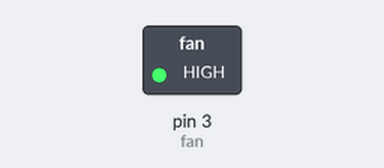
A sketch run on a simulated Arduino Uno, built with avr-gcc and run on an emulated ATmega328P. On the bench: switched loads named in the sketch (green lamp = pin HIGH). Dashed ring = blinking. What the sketch prints to the serial monitor is not drawn.

Above: at 0.1 s.
Timing chart, 0 to 3.0 s (numbered marks = the images above):
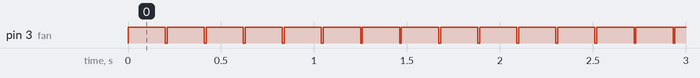

Measured:
- by itself, pin 3 (fan): alternates HIGH for 0.20 s and LOW for 0.01 s

The sketch:

FAN_TEST.ino
```cpp
#include <Wire.h>

#define fan 3
void setup() {
  // put your setup code here, to run once:
  pinMode(fan, OUTPUT);
  digitalWrite(fan, HIGH);
  Serial.begin(9600);
}

void loop() {
  // put your main code here, to run repeatedly:
  digitalWrite(fan, HIGH);
  delay(200);
  digitalWrite(fan, LOW);
  delay(10);
  Serial.print("-\n");
}
```
